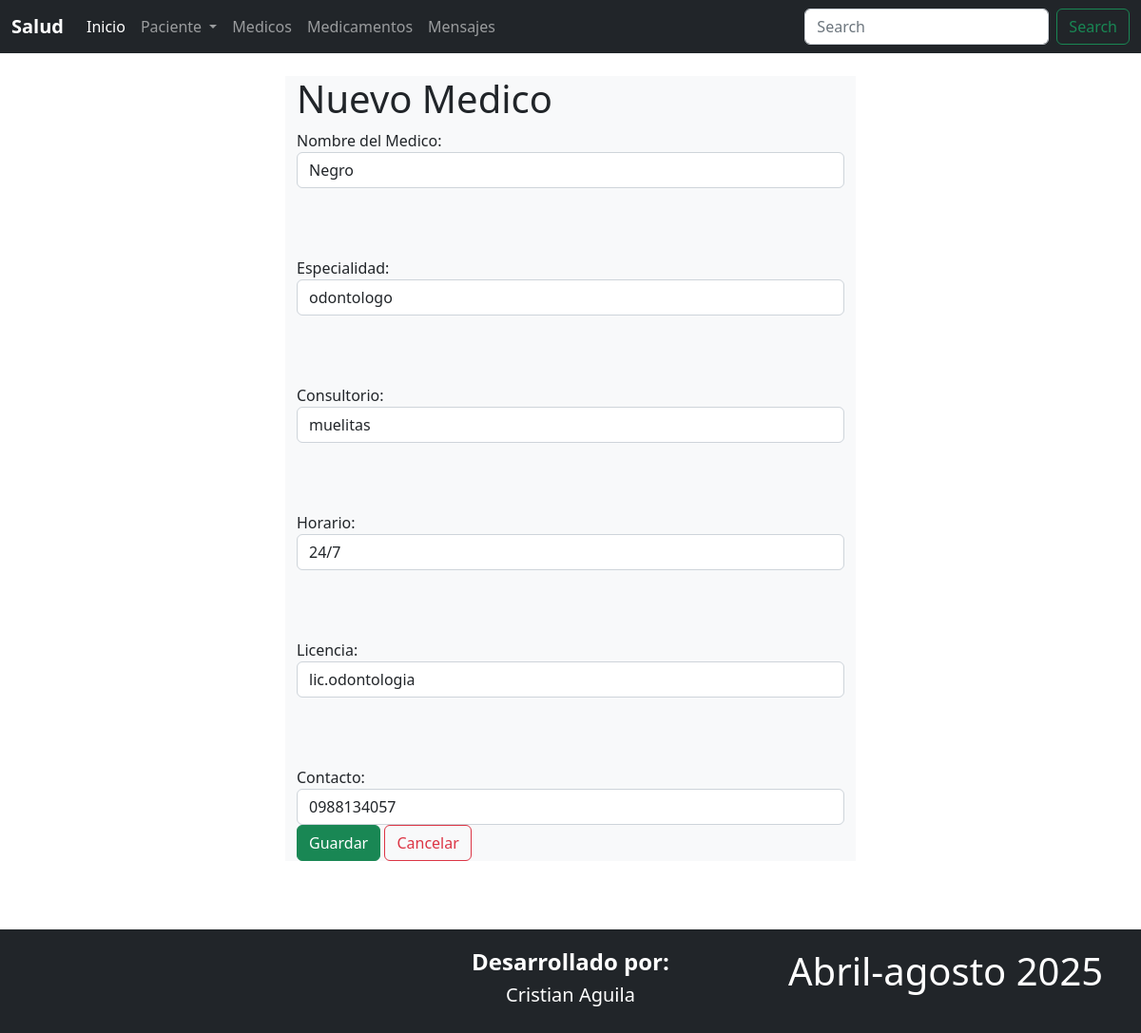
The app's page /medicos/editarMedico/8 with its own data.
### Aplicaciones/Medicos/models.py (models this page shows, shortened)
class Medico(models.Model):
    id=models.AutoField(primary_key=True)
    nombre=models.CharField(max_length=100)
    especialidad=models.CharField(max_length=100)
    consultorio=models.CharField(max_length=100)
    horario=models.CharField(max_length=100)
    licencia=models.CharField(max_length=100)
    contacto=models.CharField(max_length=15)

### Aplicaciones/Medicos/views.py (the view)
# urls.py: path('editarMedico/<id>',views.editarMedico),
def editarMedico(request,id):
    medicoEditar=Medico.objects.get(id=id)
    return render(request,"editarMedico.html",{'medicoEditar':medicoEditar})

### Aplicaciones/Medicos/templates/editarMedico.html (shortened to what this page needs)
{% extends './plantilla.html' %}
{% block contenido %}
<div class="row">
    <div class="col-md-3">
    </div>
    <div class="col-md-6 bg-light">
        <h1>Nuevo Medico</h1>
        <form action="/medicos/procesarEdicionMedico/{{medicoEditar.id}}"  method="post">
            <label for="">Nombre del Medico:</label>
            <input class="form-control" type="text" name="nombre" id="nombre" value="{{medicoEditar.nombre}}">
            <br><br><br>
            <label for="">Especialidad:</label>
            <input class="form-control"  type="text" name="especialidad" id="especialidad" value="{{medicoEditar.especialidad}}">
            <br><br><br>
            <label for="">Consultorio:</label>
            <input class="form-control"  type="text" name="consultorio" id="consultorio" value="{{medicoEditar.consultorio}}">
            <br><br><br>
            <label for="">Horario:</label>
            <input class="form-control"  type="text" name="horario" id="horario" value="{{medicoEditar.horario}}">
            <br><br><br>
            <label for="">Licencia:</label>
            <input class="form-control"  type="text" name="licencia" id="licencia" value="{{medicoEditar.licencia}}">
            <br><br><br>
            <label for="">Contacto:</label>
            <input class="form-control"  type="text" name="contacto" id="contacto" value="{{medicoEditar.contacto}}">
            <button type="submit" class="btn btn-success">Guardar</button>
            <a class="btn btn-outline-danger" href="/medicos/">Cancelar</a>
        </form>
    </div>
    <div class="col-md-3">
    </div>
</div><br><br><br>
{% endblock %}

### records on screen
Medico: nombre "Negro", especialidad "odontologo", consultorio "muelitas", horario "24/7", licencia "lic.odontologia", contacto "0988134057"
